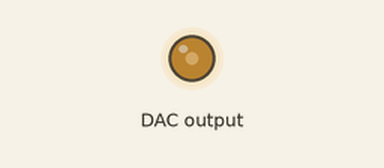
A program run on a simulated Raspberry Pi (BCM pin numbers). On the bench: output pins drawn as LEDs (lit = HIGH). What the program prints to the terminal is not drawn.

Above: at 0.05 s.
At 1.35 s:
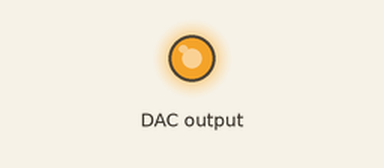
At 2.65 s:
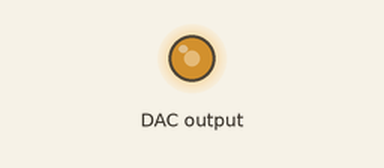
Timing chart, 0 to 7.4 s (numbered marks = the images above):
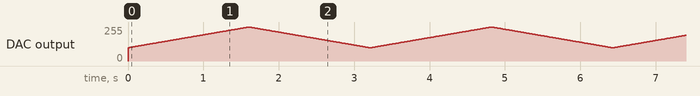

The program:

pleasing_blink.py
```python
# Output a count to the D/A in the PCF8591P @ address 74
from smbus import SMBus
from time import sleep

# comment out the one that does not apply to your board
bus = SMBus(1) # for revision 2 boards
address = 0x48
control = 1<<6 # enable analog output

print("Output a ramp on the D/A")
print("Ctrl C to stop")

try:
  modifier = 1
  a = 100
  while True:
    #TODO: make the LED even *more* pleasing by having the
    #intensity follow a sine wave, rather than just increase/decrease
    #at a linear rate.
    bus.write_byte_data(address, control, a) # output to D/A
    sleep(0.01)
    a += modifier
    if a < 100 or a > 254:
      modifier *= -1
except KeyboardInterrupt:
  bus.write_byte_data(address, control, 0)
  print "Resetting Analog Out to 0. Exiting."
  exit()
```
